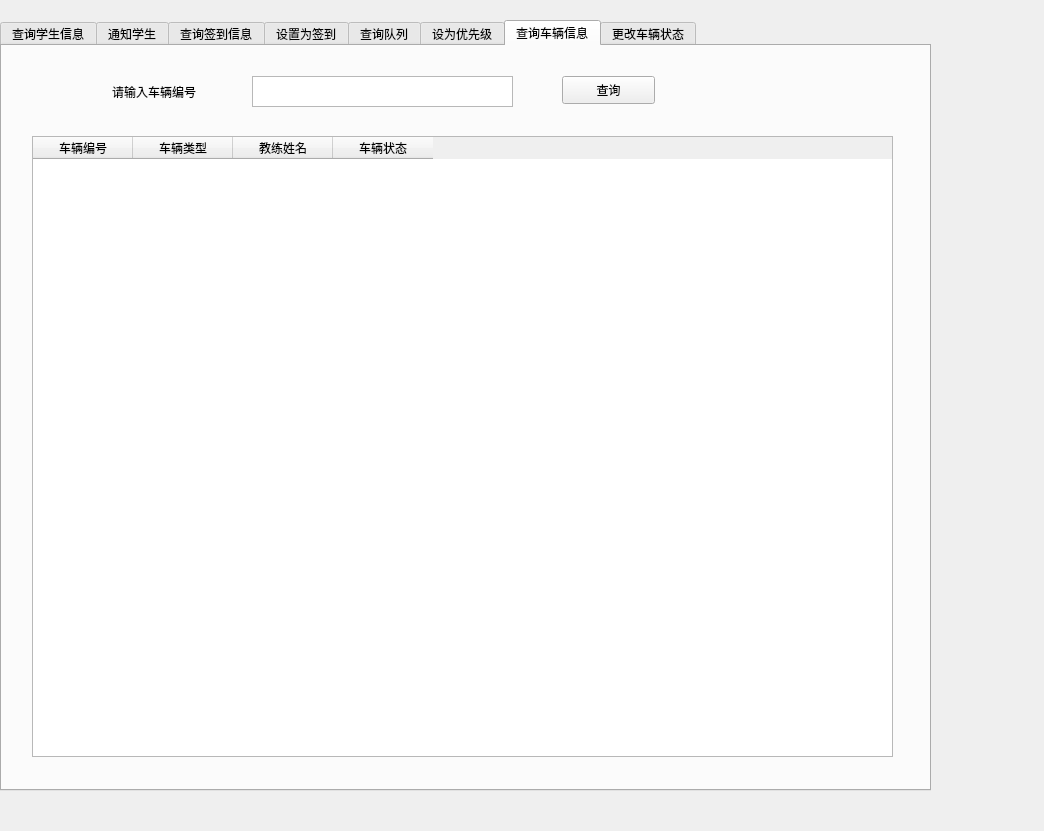
<?xml version="1.0" encoding="UTF-8"?>
<ui version="4.0">
 <class>Form</class>
 <widget class="QWidget" name="Form">
  <property name="geometry">
   <rect>
    <x>0</x>
    <y>0</y>
    <width>1044</width>
    <height>831</height>
   </rect>
  </property>
  <property name="windowTitle">
   <string>管理员-主界面</string>
  </property>
  <widget class="QTabWidget" name="tabWidget">
   <property name="geometry">
    <rect>
     <x>0</x>
     <y>20</y>
     <width>931</width>
     <height>771</height>
    </rect>
   </property>
   <property name="currentIndex">
    <number>6</number>
   </property>
   <widget class="QWidget" name="tab_5">
    <attribute name="title">
     <string>查询学生信息</string>
    </attribute>
    <widget class="QTableWidget" name="tableWidget">
     <property name="geometry">
      <rect>
       <x>5</x>
       <y>101</y>
       <width>911</width>
       <height>651</height>
      </rect>
     </property>
     <column>
      <property name="text">
       <string>学员编号</string>
      </property>
     </column>
     <column>
      <property name="text">
       <string>学员姓名</string>
      </property>
     </column>
     <column>
      <property name="text">
       <string>电话号码</string>
      </property>
     </column>
     <column>
      <property name="text">
       <string>性别</string>
      </property>
     </column>
     <column>
      <property name="text">
       <string>准驾类型</string>
      </property>
     </column>
     <column>
      <property name="text">
       <string>报名时间</string>
      </property>
     </column>
     <column>
      <property name="text">
       <string>通知状态</string>
      </property>
     </column>
    </widget>
    <widget class="QPushButton" name="pushButton">
     <property name="geometry">
      <rect>
       <x>580</x>
       <y>30</y>
       <width>93</width>
       <height>28</height>
      </rect>
     </property>
     <property name="text">
      <string>查询</string>
     </property>
    </widget>
    <widget class="QPlainTextEdit" name="wb1">
     <property name="geometry">
      <rect>
       <x>270</x>
       <y>30</y>
       <width>261</width>
       <height>31</height>
      </rect>
     </property>
     <property name="plainText">
      <string/>
     </property>
     <property name="backgroundVisible">
      <bool>false</bool>
     </property>
     <property name="placeholderText">
      <string/>
     </property>
    </widget>
    <widget class="QLabel" name="label_8">
     <property name="geometry">
      <rect>
       <x>140</x>
       <y>30</y>
       <width>111</width>
       <height>31</height>
      </rect>
     </property>
     <property name="text">
      <string>请输入学员编号</string>
     </property>
    </widget>
   </widget>
   <widget class="QWidget" name="tab">
    <attribute name="title">
     <string>通知学生</string>
    </attribute>
    <widget class="QPlainTextEdit" name="plainTextEdit">
     <property name="geometry">
      <rect>
       <x>270</x>
       <y>140</y>
       <width>321</width>
       <height>41</height>
      </rect>
     </property>
     <property name="plainText">
      <string/>
     </property>
     <property name="placeholderText">
      <string/>
     </property>
    </widget>
    <widget class="QPushButton" name="pushButton_2">
     <property name="geometry">
      <rect>
       <x>340</x>
       <y>210</y>
       <width>171</width>
       <height>71</height>
      </rect>
     </property>
     <property name="text">
      <string>发送通知</string>
     </property>
    </widget>
    <widget class="QLabel" name="label_7">
     <property name="geometry">
      <rect>
       <x>370</x>
       <y>80</y>
       <width>111</width>
       <height>31</height>
      </rect>
     </property>
     <property name="text">
      <string>请输入学员编号</string>
     </property>
    </widget>
   </widget>
   <widget class="QWidget" name="tab_4">
    <attribute name="title">
     <string>查询签到信息</string>
    </attribute>
    <widget class="QTableWidget" name="tableWidget_2">
     <property name="geometry">
      <rect>
       <x>0</x>
       <y>90</y>
       <width>911</width>
       <height>651</height>
      </rect>
     </property>
     <column>
      <property name="text">
       <string>学员编号</string>
      </property>
     </column>
     <column>
      <property name="text">
       <string>签到时间</string>
      </property>
     </column>
     <column>
      <property name="text">
       <string>签到状态</string>
      </property>
     </column>
    </widget>
    <widget class="QPlainTextEdit" name="wb2">
     <property name="geometry">
      <rect>
       <x>250</x>
       <y>30</y>
       <width>261</width>
       <height>31</height>
      </rect>
     </property>
     <property name="plainText">
      <string/>
     </property>
     <property name="backgroundVisible">
      <bool>false</bool>
     </property>
     <property name="placeholderText">
      <string/>
     </property>
    </widget>
    <widget class="QPushButton" name="pushButton_3">
     <property name="geometry">
      <rect>
       <x>560</x>
       <y>30</y>
       <width>93</width>
       <height>28</height>
      </rect>
     </property>
     <property name="text">
      <string>查询</string>
     </property>
    </widget>
    <widget class="QLabel" name="label_6">
     <property name="geometry">
      <rect>
       <x>130</x>
       <y>30</y>
       <width>111</width>
       <height>31</height>
      </rect>
     </property>
     <property name="text">
      <string>请输入学员编号</string>
     </property>
    </widget>
   </widget>
   <widget class="QWidget" name="tab_3">
    <attribute name="title">
     <string>设置为签到</string>
    </attribute>
    <widget class="QPlainTextEdit" name="plainTextEdit_3">
     <property name="geometry">
      <rect>
       <x>270</x>
       <y>130</y>
       <width>321</width>
       <height>41</height>
      </rect>
     </property>
     <property name="plainText">
      <string/>
     </property>
     <property name="placeholderText">
      <string/>
     </property>
    </widget>
    <widget class="QPushButton" name="pushButton_4">
     <property name="geometry">
      <rect>
       <x>340</x>
       <y>210</y>
       <width>171</width>
       <height>71</height>
      </rect>
     </property>
     <property name="text">
      <string>设置为签到</string>
     </property>
    </widget>
    <widget class="QLabel" name="label_5">
     <property name="geometry">
      <rect>
       <x>370</x>
       <y>80</y>
       <width>111</width>
       <height>31</height>
      </rect>
     </property>
     <property name="text">
      <string>请输入学员编号</string>
     </property>
    </widget>
   </widget>
   <widget class="QWidget" name="tab_2">
    <attribute name="title">
     <string>查询队列</string>
    </attribute>
    <widget class="QTableWidget" name="tableWidget_3">
     <property name="geometry">
      <rect>
       <x>10</x>
       <y>110</y>
       <width>911</width>
       <height>651</height>
      </rect>
     </property>
     <column>
      <property name="text">
       <string>学员编号</string>
      </property>
     </column>
     <column>
      <property name="text">
       <string>学员姓名</string>
      </property>
     </column>
     <column>
      <property name="text">
       <string>优先级</string>
      </property>
     </column>
    </widget>
    <widget class="QPlainTextEdit" name="wb3">
     <property name="geometry">
      <rect>
       <x>240</x>
       <y>40</y>
       <width>261</width>
       <height>31</height>
      </rect>
     </property>
     <property name="plainText">
      <string/>
     </property>
     <property name="placeholderText">
      <string/>
     </property>
    </widget>
    <widget class="QPushButton" name="pushButton_5">
     <property name="geometry">
      <rect>
       <x>530</x>
       <y>40</y>
       <width>93</width>
       <height>28</height>
      </rect>
     </property>
     <property name="text">
      <string>查询</string>
     </property>
    </widget>
    <widget class="QLabel" name="label_4">
     <property name="geometry">
      <rect>
       <x>120</x>
       <y>40</y>
       <width>111</width>
       <height>31</height>
      </rect>
     </property>
     <property name="text">
      <string>请输入学员编号</string>
     </property>
    </widget>
   </widget>
   <widget class="QWidget" name="tab_6">
    <attribute name="title">
     <string>设为优先级</string>
    </attribute>
    <widget class="QPlainTextEdit" name="plainTextEdit_5">
     <property name="geometry">
      <rect>
       <x>280</x>
       <y>160</y>
       <width>321</width>
       <height>41</height>
      </rect>
     </property>
     <property name="plainText">
      <string/>
     </property>
     <property name="placeholderText">
      <string/>
     </property>
    </widget>
    <widget class="QPushButton" name="pushButton_6">
     <property name="geometry">
      <rect>
       <x>340</x>
       <y>270</y>
       <width>171</width>
       <height>71</height>
      </rect>
     </property>
     <property name="text">
      <string>设置为优先级</string>
     </property>
    </widget>
    <widget class="QLabel" name="label_3">
     <property name="geometry">
      <rect>
       <x>370</x>
       <y>110</y>
       <width>111</width>
       <height>31</height>
      </rect>
     </property>
     <property name="text">
      <string>请输入学员编号</string>
     </property>
    </widget>
   </widget>
   <widget class="QWidget" name="tab_7">
    <attribute name="title">
     <string>查询车辆信息</string>
    </attribute>
    <widget class="QTableWidget" name="tableWidget_4">
     <property name="geometry">
      <rect>
       <x>30</x>
       <y>90</y>
       <width>861</width>
       <height>621</height>
      </rect>
     </property>
     <column>
      <property name="text">
       <string>车辆编号</string>
      </property>
     </column>
     <column>
      <property name="text">
       <string>车辆类型</string>
      </property>
     </column>
     <column>
      <property name="text">
       <string>教练姓名</string>
      </property>
     </column>
     <column>
      <property name="text">
       <string>车辆状态</string>
      </property>
     </column>
    </widget>
    <widget class="QPlainTextEdit" name="wb4">
     <property name="geometry">
      <rect>
       <x>250</x>
       <y>30</y>
       <width>261</width>
       <height>31</height>
      </rect>
     </property>
     <property name="plainText">
      <string/>
     </property>
     <property name="placeholderText">
      <string/>
     </property>
    </widget>
    <widget class="QPushButton" name="pushButton_7">
     <property name="geometry">
      <rect>
       <x>560</x>
       <y>30</y>
       <width>93</width>
       <height>28</height>
      </rect>
     </property>
     <property name="text">
      <string>查询</string>
     </property>
    </widget>
    <widget class="QLabel" name="label_2">
     <property name="geometry">
      <rect>
       <x>110</x>
       <y>30</y>
       <width>121</width>
       <height>31</height>
      </rect>
     </property>
     <property name="text">
      <string>请输入车辆编号</string>
     </property>
    </widget>
   </widget>
   <widget class="QWidget" name="tab_8">
    <attribute name="title">
     <string>更改车辆状态</string>
    </attribute>
    <widget class="QPlainTextEdit" name="plainTextEdit_7">
     <property name="geometry">
      <rect>
       <x>310</x>
       <y>140</y>
       <width>321</width>
       <height>41</height>
      </rect>
     </property>
     <property name="plainText">
      <string/>
     </property>
     <property name="placeholderText">
      <string/>
     </property>
    </widget>
    <widget class="QPushButton" name="pushButton_8">
     <property name="geometry">
      <rect>
       <x>380</x>
       <y>230</y>
       <width>171</width>
       <height>71</height>
      </rect>
     </property>
     <property name="text">
      <string>更改</string>
     </property>
    </widget>
    <widget class="QLabel" name="label">
     <property name="geometry">
      <rect>
       <x>410</x>
       <y>100</y>
       <width>141</width>
       <height>31</height>
      </rect>
     </property>
     <property name="text">
      <string>请输入车辆编号</string>
     </property>
    </widget>
   </widget>
  </widget>
 </widget>
 <resources/>
 <connections/>
</ui>
